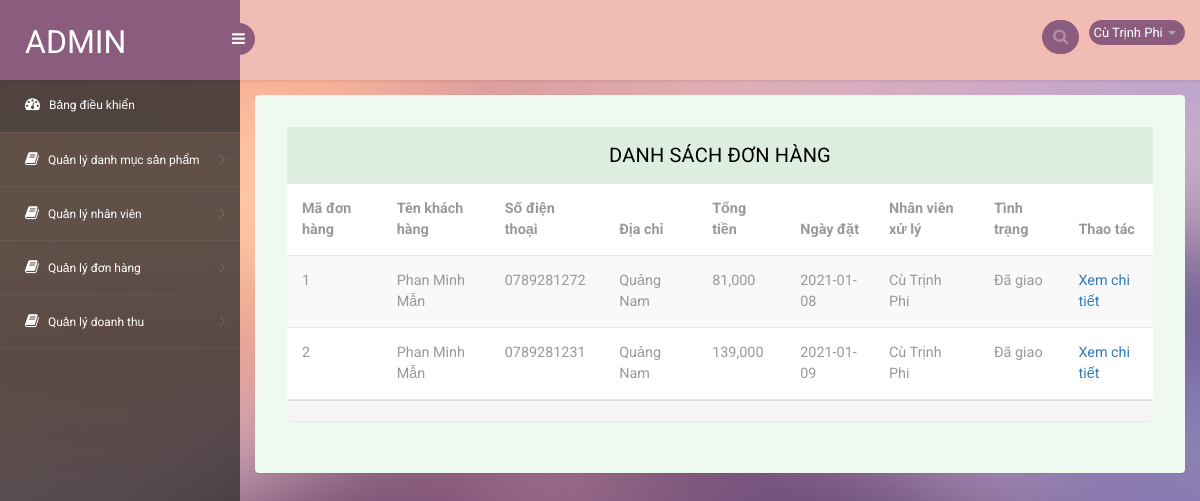
The app's page /Bookstore.vn/admin/danh_sach_don_hang_admin.php (signed in) with its own data.
### tables this page shows
CREATE TABLE `nhanvien` (
  `MaNV` int(11) NOT NULL,
  `TenNV` varchar(200) NOT NULL,
  `GioiTinh` varchar(10) NOT NULL,
  `NgaySinh` date NOT NULL,
  `DienThoai` varchar(10) NOT NULL,
  `DiaChi` varchar(200) NOT NULL,
  `TaiKhoan` varchar(200) NOT NULL,
  `MatKhau` varchar(200) NOT NULL,
  `Quyen` int(11) NOT NULL
);

CREATE TABLE `donhang` (
  `MaDH` int(11) NOT NULL,
  `MaKH` int(11) NOT NULL,
  `MaNV` int(11) NOT NULL,
  `NgayLap` date NOT NULL,
  `NgayGiao` date NOT NULL,
  `HoTen` varchar(200) NOT NULL,
  `DienThoai` varchar(10) NOT NULL,
  `DiaChi` varchar(200) NOT NULL,
  `TongTien` int(11) NOT NULL,
  `MaTinhTrang` int(11) NOT NULL
);

CREATE TABLE `tinhtrangdonhang` (
  `MaTinhTrang` int(11) NOT NULL,
  `TenTinhTrang` varchar(200) NOT NULL
);

### Bookstore.vn/function/function.php (called while the page is built, shortened)
<?php
function getValueAD($username, $vt){
	$server_name ='localhost';
	$user = 'root';
	$password = '';
	$database_name = 'db_bansach';
	$conn = mysqli_connect($server_name, $user, $password, $database_name);
	mysqli_query($conn,"SET NAMES 'UTF8'");
	$sql = "select * from nhanvien where TaiKhoan = '".$username."'";
	if($rs = mysqli_query($conn,$sql)){
		while ($row = mysqli_fetch_row($rs)) {
			$value = $row[$vt];
		}
	}
	return $value;
}
?>

### Bookstore.vn/admin/danh_sach_don_hang_admin.php (the view, shortened to what this page needs)
<?php require ("../admin/include/header_admin.php") ?>
<?php require ("../admin/include/main_admin.php") ?>
<section id="main-content">
	<section class="wrapper">
		<div class="table-agile-info">
  <div class="panel panel-default">
    <div class="panel-heading">
      Danh sách đơn hàng
    </div>
    <div class="table-responsive">
      <table class="table table-striped b-t b-light">
        <thead>
          <tr>
            <th>Mã đơn hàng</th>
            <th>Tên khách hàng</th>
            <th>Số điện thoại</th>
            <th>Địa chỉ</th>
            <th>Tổng tiền</th>
            <th>Ngày đặt</th>
            <th>Nhân viên xử lý</th>
            <th>Tình trạng</th>
            <th>Thao tác</th>
          </tr>
        </thead>
        <tbody>
        <?php
			$sql = "SELECT  d.MaDH, d.HoTen, d.DiaChi, d.DienThoai, d.TongTien, d.NgayLap, t.TenTinhTrang, n.TenNV FROM donhang as d, tinhtrangdonhang as t, nhanvien as n WHERE d.MaTinhTrang = t.MaTinhTrang AND d.MaNV = n.MaNV ";
			$exec= mysqli_query($conn, $sql);
			while($row=mysqli_fetch_array($exec)){
		?>
          <tr>
            <td><?php echo $row['MaDH']; ?></td>
            <td><?php echo $row['HoTen']; ?></td>
            <td><?php echo $row['DienThoai']; ?></td>
            <td><?php echo $row['DiaChi']; ?></td>
            <td><?php echo number_format($row['TongTien']); ?></td>
            <td><?php echo $row['NgayLap']; ?></td>
            <td><?php echo $row['TenNV']; ?></td>
            <td><?php echo $row['TenTinhTrang']; ?></td>
            <td>
              <a href="chi_tiet_dh_admin.php?madh=<?php echo $row['MaDH']; ?>" class="active ">
                Xem chi tiết</a>
            </td>
          </tr>
        <?php } ?>
        </tbody>
      </table>
    </div>
    <footer class="panel-footer">
    </footer>
  </div>
</div>
    </section>
</section>
<?php require ("../admin/include/footer_admin.php") ?>

### Bookstore.vn/admin/include/header_admin.php (shortened to what this page needs)
<?php include ("../function/function.php"); ?>
<!DOCTYPE html>
<head>
<link rel="stylesheet" href="../admin/css/bootstrap.min.css" >
<link href="../admin/css/style.css" rel='stylesheet' type='text/css' />
<link href="../admin/css/style-responsive.css" rel="stylesheet"/>
<link rel="stylesheet" href="../admin/css/font.css" type="text/css"/>
<link href="../admin/css/font-awesome.css" rel="stylesheet">
<link rel="stylesheet" href="../admin/css/morris.css" type="text/css"/>
<link rel="stylesheet" href="../admin/css/monthly.css">
</head>

### Bookstore.vn/admin/include/main_admin.php (shortened to what this page needs)
<body>
<section id="container">
<header class="header fixed-top clearfix">
<div class="brand">
    <a href="quan_tri.php" class="logo">
        ADMIN
    </a>
    <div class="sidebar-toggle-box">
        <div class="fa fa-bars"></div>
    </div>
</div>
<div class="top-nav clearfix">
    <ul class="nav pull-right top-menu">
        <li>
            <input type="text" class="form-control search" placeholder=" Search">
        </li>
        <li class="dropdown">
        <?php
             if(isset($_SESSION['username'])){
            $name = getValueAD($_SESSION['username'],1);
        ?>
            <a data-toggle="dropdown" class="dropdown-toggle" href="#">
                <span class="username">
                	<?php
                       echo $name;
                    ?>
                </span>
                <b class="caret"></b>
            </a>
              <?php
                }
             ?>
        </li>
    </ul>
</div>
</header>
<aside>
    <div id="sidebar" class="nav-collapse">
        <div class="leftside-navigation">
            <ul class="sidebar-menu" id="nav-accordion">
                <li>
                    <a class="active" href="#">
                        <i class="fa fa-dashboard"></i>
                        <span>Bảng điều khiển</span>
                    </a>
                </li>
                <li class="sub-menu">
                    <a href="javascript:;">
                        <i class="fa fa-book"></i>
                        <span>Quản lý danh mục sản phẩm</span>
                    </a>
                </li>
                <li class="sub-menu">
                    <a href="javascript:;">
                        <i class="fa fa-book"></i>
                        <span>Quản lý nhân viên</span>
                    </a>
                </li>
                <li class="sub-menu">
                    <a href="javascript:;">
                        <i class="fa fa-book"></i>
                        <span>Quản lý đơn hàng</span>
                    </a>
                </li>
                <li class="sub-menu">
                    <a href="javascript:;">
                        <i class="fa fa-book"></i>
                        <span>Quản lý doanh thu</span>
                    </a>
                </li>
            </ul>
        </div>
    </div>
</aside>

### Bookstore.vn/admin/include/footer_admin.php (shortened to what this page needs)
</section>
</body>
</html>

### records on screen
nhanvien: TenNV "Cù Trịnh Phi"
donhang: MaDH "1", HoTen "Phan Minh Mẫn", DienThoai "0789281272", DiaChi "Quảng Nam", TongTien "81,000", NgayLap "2021-01-08", MaNV.TenNV "Cù Trịnh Phi", MaTinhTrang.TenTinhTrang "Đã giao"
donhang: MaDH "2", HoTen "Phan Minh Mẫn", DienThoai "0789281231", DiaChi "Quảng Nam", TongTien "139,000", NgayLap "2021-01-09", MaNV.TenNV "Cù Trịnh Phi", MaTinhTrang.TenTinhTrang "Đã giao"
